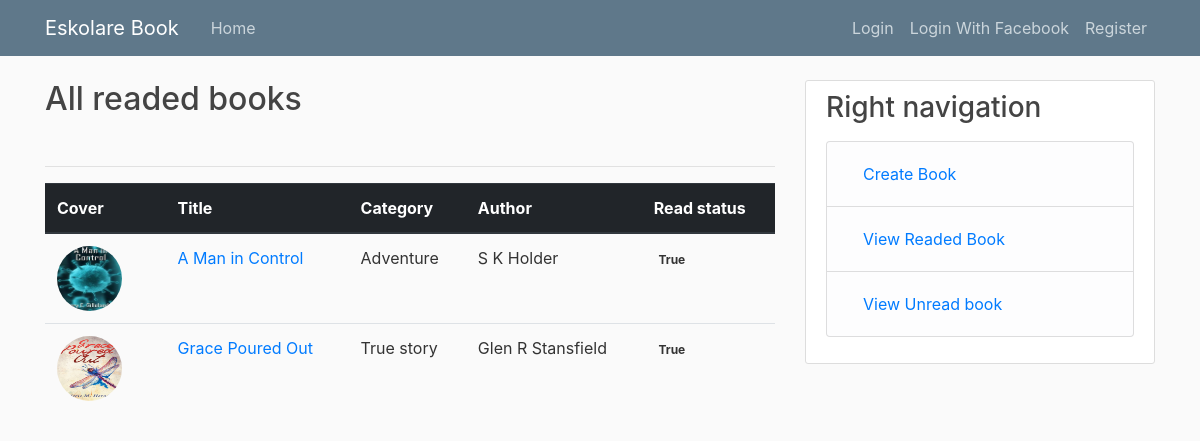
The page /readed-book/ on the database its author committed.
### book/models.py (models this page shows, shortened)
class Book(models.Model):
    title = models.CharField(max_length=100)
    category = models.CharField(max_length=100)
    author = models.CharField(max_length=100)
    cover = models.ImageField(upload_to='book_covers')
    is_read = models.BooleanField(default=False)

### book/views.py (the view)
# urls.py: path('readed-book/', views.get_read_book, name='readed-book'),
def get_read_book(request):
    context = {
        'books': Book.objects.all().filter(is_read=True)
    }
    return render(request, 'book/readed_book.html', context)

### book/templates/book/readed_book.html
{% extends "book/base.html" %}
{% block content %}
<h2>All readed books</h2>
<br><hr>
<table class="table">
    <thead class="thead-dark">
    <tr>
        <th scope="col">Cover</th>
        <th scope="col">Title</th>
        <th scope="col">Category</th>
        <th scope="col">Author</th>
        <th scope="col">Read status</th>
    </tr>
    </thead>
    <tbody>
    {% for book in books %}
    <tr>
        <th scope="row"><img class="rounded-circle article-img" src="{{ book.cover.url }}"></th>
        <td><a href="{% url 'book-detail' book.id %}">{{ book.title }}</a></td>
        <td>{{ book.category }}</td>
        <td>{{ book.author }}</td>
        <td><span class="badge">{{ book.is_read }}</span></td>
    </tr>
    {% endfor %}
    </tbody>
</table>
{% endblock content %}

### book/static/book/main.css (style rules this page uses)
body { background: #fafafa; color: #333333; margin-top: 5rem; }
h1, h2, h3, h4, h5, h6 { color: #444444; }
.article-img { height: 65px; width: 65px; margin-right: 16px; }

### rows shown on the page
Book: cover (picture), title "A Man in Control", category "Adventure", author "S K Holder", is_read "True"
Book: cover (picture), title "Grace Poured Out", category "True story", author "Glen R Stansfield", is_read "True"
